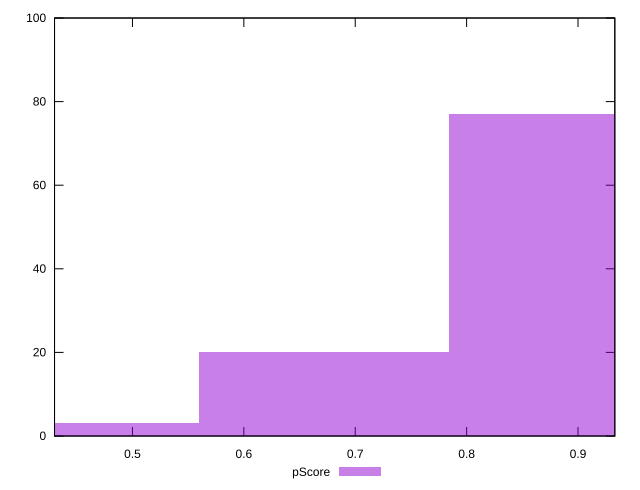

This chart was generated by the following gnuplot code:
reset

$pScore <<EOF
0.6720560020285631 20
0.8960746693714174 77
0.4480373346857087 3
EOF

set key outside below
set boxwidth 0.22401866734285436
set xrange [0.4300474770857138:0.9330437949867082]
set yrange [0:100]
set trange [0:100]
set style fill transparent solid 0.5 noborder
set terminal svg size 640, 490 enhanced background rgb 'white'
set output "report_00014_2021-02-09T15:56:05.503Z/first-contentful-paint/samples/pages+cached/pScore/histogram.svg"

plot $pScore title "pScore" with boxes

reset
